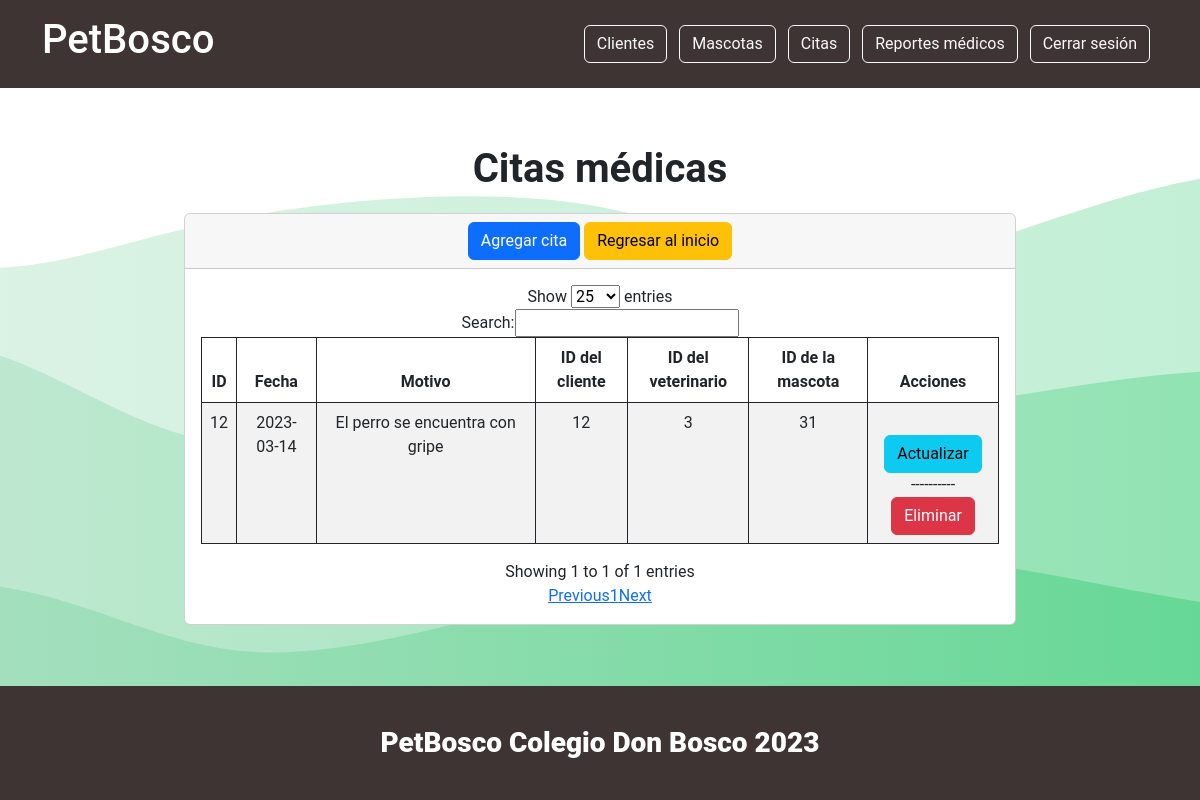
Page /secciones/citas/veterinario/index.php (signed in) on the earlier database version.
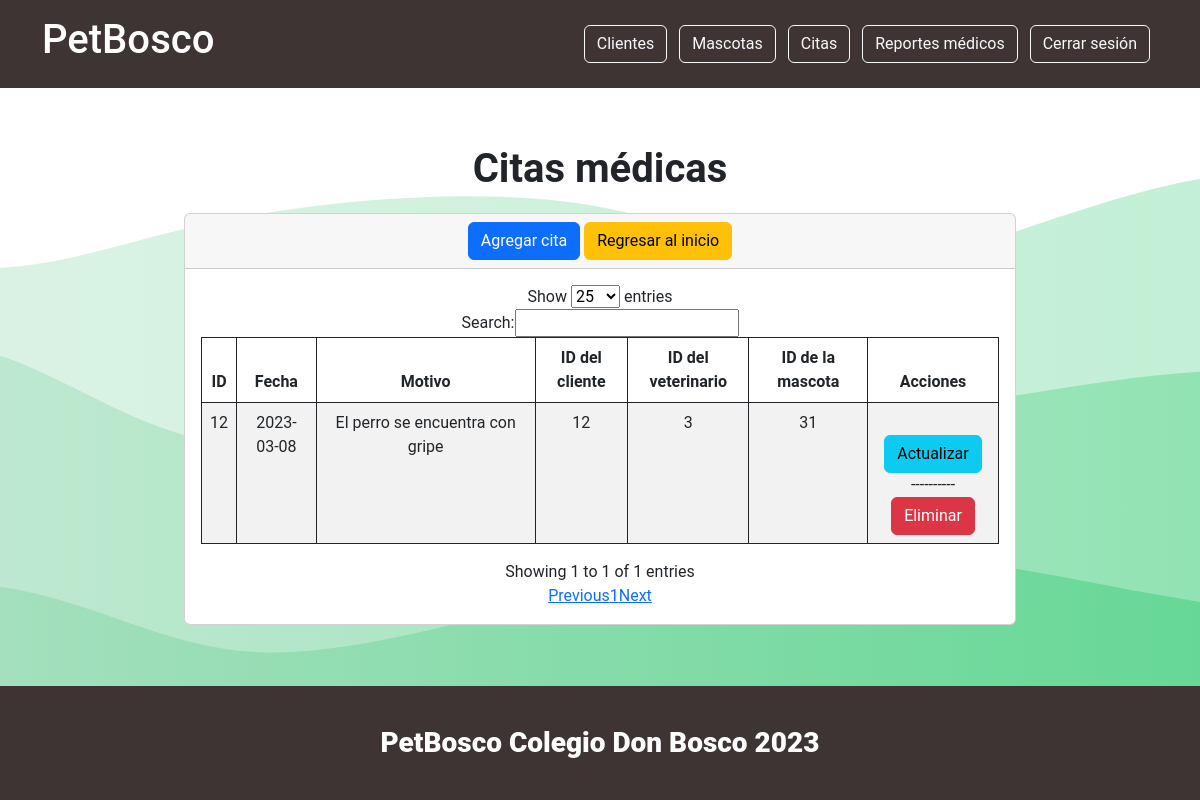
Same page on the later database version.
### tables this page shows
CREATE TABLE `cita` (
  `id_cita` int(11) NOT NULL,
  `fecha` date NOT NULL,
  `motivo` varchar(200) NOT NULL,
  `fk_cliente` int(11) NOT NULL,
  `fk_veterinario` int(11) NOT NULL,
  `fk_mascota` int(11) NOT NULL
);

### secciones/citas/veterinario/index.php (the view, shortened to what this page needs)
<?php include("../../../conexionBd.php");
    $sentencia = $conexion->prepare("SELECT * FROM cita");
    $sentencia->execute();
    $citas=$sentencia->fetchAll(PDO::FETCH_ASSOC);
    ?>
    <!DOCTYPE html>
    <html lang="en">
    <head>
        <link href="https://cdn.jsdelivr.net/npm/bootstrap@5.3.0-alpha1/dist/css/bootstrap.min.css" rel="stylesheet">
        <link href="../assets/dist/css/bootstrap.min.css" rel="stylesheet">
        <link href="https://cdn.jsdelivr.net/npm/bootstrap@5.2.1/dist/css/bootstrap.min.css" rel="stylesheet"
>
    </head>
    <body>
    <?php include("../../../templates/headervet.php");?>
    <div class="container d-flex justify-content-center">
        <h1><b>Citas médicas</b></h1>
    </div>
    <div class="card m-auto text-center">
        <div class="card-header">
            <a name="" id="" class="btn btn-primary" href="crear.php" role="button">Agregar cita </a>
            <a name="" id="" class="btn btn-warning" href="<?php echo $url_base; ?>secciones/indexvet.php" role="button">Regresar al inicio</a>
        </div>
        <div class="card-body container">
            <div>
                <table id="myTable" class="display table table text-center table-bordered border-dark table-striped table-hover">
                    <thead>
                        <tr>
                            <th scope="col">ID</th>
                            <th scope="col">Fecha</th>
                            <th scope="col">Motivo</th>
                            <th scope="col">ID del cliente</th>
                            <th scope="col">ID del veterinario</th>
                            <th scope="col">ID de la mascota</th>
                            <th scope="col">Acciones</th>
                        </tr>
                    </thead>
                    <tbody>
                        <?php foreach ($citas as $registro): ?>
                        <tr>
                            <td scope="row"><?php echo $registro['id_cita'];?></td>
                            <td scope="row"><?php echo $registro['fecha'];?></td>
                            <td scope="row"><?php echo $registro['motivo'];?></td>
                            <td scope="row"><?php echo $registro['fk_cliente'];?></td>
                            <td scope="row"><?php echo $registro['fk_veterinario'];?></td>
                            <td scope="row"><?php echo $registro['fk_mascota'];?></td>
                            <td>
                            <br>
                            <a name="" id="" class="btn btn-info" href="editar.php?txtID=<?php echo $registro['id_cita']; ?>" role="button">Actualizar</a> <br> ----------
                            <a name="" id="" class="btn btn-danger" href="javascript:borrar(<?php echo $registro['id_cita']; ?>);" role="button">Eliminar</a>
                            </td>
                        </tr>
                        <?php endforeach; ?>
                    </tbody>
                </table>
            </div>
        </div>
    </div>
    <?php include("../../../templates/footer.php");?>
    </body>
    </html>

Differences in the rows shown:
changed cita "El perro se encuentra con gripe": fecha "2023-03-14" → "2023-03-08"
